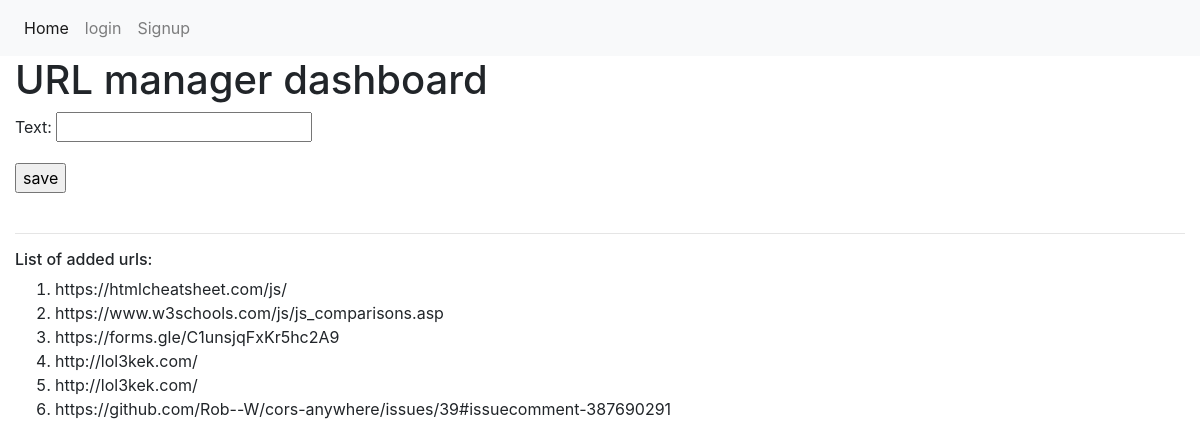
The app's page / (signed in) with its own data.
### url_manager/models.py (models this page shows, shortened)
class Url(models.Model):
    text = models.CharField(max_length=100)
    status = models.BooleanField(default=False)
    person = models.ForeignKey(User, on_delete=models.CASCADE)

### url_manager/views.py (the view)
# urls.py: path('', views.index, name='index'),
def index(request):
    user_id = None
    user_name = None
    if request.user.is_authenticated:
        user_id = request.user.id
        user_name = request.user
    if request.method == 'POST' and request.user.is_authenticated:
        form = UrlForm(request.POST, request)
        if form.is_valid():
            url_data = form.save(commit=False)
            url_data.person = request.user
            url_data.save()
    elif request.method == 'GET':
        form = UrlForm()
    if user_id is not None:
        try:
            urls_ = Url.objects.filter(person=request.user)
        except Url.DoesNotExist:
            urls_ = ''
        context = {'urls': urls_,
                   'username': user_name,
                   'form': form}
        return render(request, 'index.html', context=context)
    else:
        context = {'urls': [], 'username': ''}
        return render(request, 'index.html', context=context)

### url_manager/forms.py (shortened to what this page needs)
class UrlForm(forms.ModelForm):
    class Meta:
        model = Url
        fields = [
            'text'
        ]

### templates/index.html (shortened to what this page needs)
<!DOCTYPE html>
<html lang="en">
<head>
    <link rel="stylesheet" href="https://stackpath.bootstrapcdn.com/bootstrap/4.3.1/css/bootstrap.min.css">
</head>
<nav class="navbar navbar-expand-lg navbar-light bg-light">
  <div class="collapse navbar-collapse" id="navbarSupportedContent">
    <ul class="navbar-nav mr-auto">
      <li class="nav-item active">
        <a class="nav-link" href="#">Home <span class="sr-only">(current)</span></a>
      </li>
      <li class="nav-item">
        <a class="nav-link" href="/login">login</a>
      </li>
      <li class="nav-item">
        <a class="nav-link" href="/signup">Signup</a>
      </li>
    </ul>
  </div>
</nav>
<body>
<div class="container-fluid">
<h1>URL manager dashboard</h1>
    <form method="post"> {% csrf_token %}
        {{ form.as_p }}
        <input type="submit" value="save">
    </form>
<br>
<hr>
{% block content %}
    {% if username == '' %}
        <h5>Sorry you not logged in, please login to add urls</h5>
    {% else %}
        <h6>List of added urls: </h6>
        <ol id="urls">
            {% for u in urls %}
                <li> {{ u.text }} </li>
            {% endfor %}
        </ol>
    {% endif %}
{% endblock %}
</div>
</body>
</html>

### templates/index.html (style rules this page uses)
.active { color: green; }

### records on screen
Url: text "https://htmlcheatsheet.com/js/"
Url: text "https://www.w3schools.com/js/js_comparisons.asp"
Url: text "https://forms.gle/C1unsjqFxKr5hc2A9"
Url: text "http://lol3kek.com/"
Url: text "http://lol3kek.com/"
Url: text "https://github.com/Rob--W/cors-anywhere/issues/39#issuecomment-387690291"
